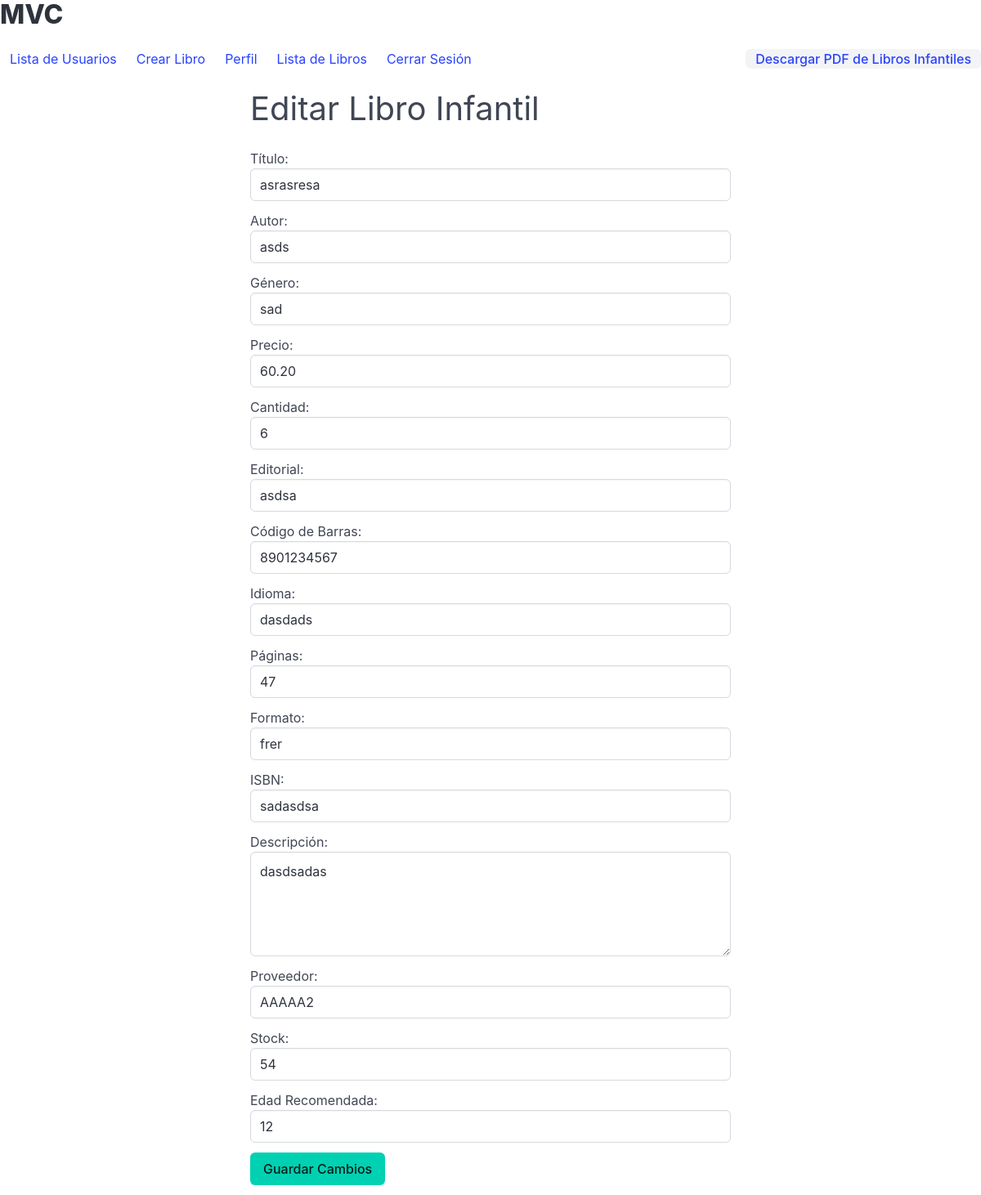
The app's page /children_books/1/update (signed in) with its own data.
### models/children_books_model.py (models this page shows, shortened)
class LibrosInfantiles(db.Model):
    __tablename__ = "libros_infantiles"
    id = db.Column(db.Integer, primary_key=True)
    lin_titulo = db.Column(db.String(50), nullable=False)
    lin_autor = db.Column(db.String(50), nullable=False)
    lin_genero = db.Column(db.String(50), nullable=False)
    lin_precio = db.Column(db.Numeric(10, 2), nullable=False)
    lin_cantidad = db.Column(db.Integer, nullable=False)
    lin_editorial = db.Column(db.String(50), nullable=False)
    lin_codigo_barra = db.Column(db.String(50), nullable=False)
    lin_idioma = db.Column(db.String(50), nullable=False)
    lin_paginas = db.Column(db.Integer, nullable=False)
    lin_formato = db.Column(db.String(50), nullable=False)
    lin_isbn = db.Column(db.String(50), nullable=False)
    lin_descripcion = db.Column(db.Text, nullable=False)
    lin_proveedor = db.Column(db.String(50), nullable=False)
    lin_stock = db.Column(db.Integer, nullable=False)
    lin_edad_recomendada = db.Column(db.String(50), nullable=False)
    @staticmethod
    def get_by_id(id):
        return LibrosInfantiles.query.get(id)

### controllers/children_books_controller.py (the view, shortened to what this page needs)
@children_books_bp.route("/children_books/<int:id>/update", methods=["GET", "POST"])
@login_required
@role_required("admin")
def update_book(id):
    book = LibrosInfantiles.get_by_id(id)
    if not book:
        return "Libro no encontrado", 404
    return children_books_view.update_book(book)

### models/session_login_model.py (called while the page is built)
    def has_role(self, role):
        return self.rol == role

    @staticmethod
    def get_session_by_correo(correo_principal):
        return SessionLogin.query.filter_by(correo_principal=correo_principal).first()

### run.py (called while the page is built)
@login_manager.user_loader
def load_user(correo):
    return SessionLogin.get_session_by_correo(correo)

### views/children_books_view.py (called while the page is built)
def update_book(book):
    return render_template(
        "update_book.html",
        title="Editar Libro",
        book=book,
        current_user=current_user,
    )

### templates/update_book.html
{% extends 'base.html' %}
{% block content %}
<h2 class="subtitle is-2">Editar Libro Infantil</h2>
<form method="post">
    <div class="field">
        <label for="titulo">Título:</label>
        <div class="control">
            <input type="text" id="titulo" name="titulo" required class="input" value="{{ book.lin_titulo }}">
        </div>
    </div>
    <div class="field">
        <label for="autor">Autor:</label>
        <div class="control">
            <input type="text" id="autor" name="autor" required class="input" value="{{ book.lin_autor }}">
        </div>
    </div>
    <div class="field">
        <label for="genero">Género:</label>
        <div class="control">
            <input type="text" id="genero" name="genero" required class="input" value="{{ book.lin_genero }}">
        </div>
    </div>
    <div class="field">
        <label for="precio">Precio:</label>
        <div class="control">
            <input type="number" id="precio" name="precio" step="0.01" required class="input" value="{{ book.lin_precio }}">
        </div>
    </div>
    <div class="field">
        <label for="cantidad">Cantidad:</label>
        <div class="control">
            <input type="number" id="cantidad" name="cantidad" required class="input" value="{{ book.lin_cantidad }}">
        </div>
    </div>
    <div class="field">
        <label for="editorial">Editorial:</label>
        <div class="control">
            <input type="text" id="editorial" name="editorial" required class="input" value="{{ book.lin_editorial }}">
        </div>
    </div>
    <div class="field">
        <label for="codigo_barra">Código de Barras:</label>
        <div class="control">
            <input type="text" id="codigo_barra" name="codigo_barra" required class="input" value="{{ book.lin_codigo_barra }}">
        </div>
    </div>
    <div class="field">
        <label for="idioma">Idioma:</label>
        <div class="control">
            <input type="text" id="idioma" name="idioma" required class="input" value="{{ book.lin_idioma }}">
        </div>
    </div>
    <div class="field">
        <label for="paginas">Páginas:</label>
        <div class="control">
            <input type="number" id="paginas" name="paginas" required class="input" value="{{ book.lin_paginas }}">
        </div>
    </div>
    <div class="field">
        <label for="formato">Formato:</label>
        <div class="control">
            <input type="text" id="formato" name="formato" required class="input" value="{{ book.lin_formato }}">
        </div>
    </div>
    <div class="field">
        <label for="isbn">ISBN:</label>
        <div class="control">
            <input type="text" id="isbn" name="isbn" required class="input" value="{{ book.lin_isbn }}">
        </div>
    </div>
    <div class="field">
        <label for="descripcion">Descripción:</label>
        <div class="control">
            <textarea id="descripcion" name="descripcion" required class="textarea">{{ book.lin_descripcion }}</textarea>
        </div>
    </div>
    <div class="field">
        <label for="proveedor">Proveedor:</label>
        <div class="control">
            <input type="text" id="proveedor" name="proveedor" required class="input" value="{{ book.lin_proveedor }}">
        </div>
    </div>
    <div class="field">
        <label for="stock">Stock:</label>
        <div class="control">
            <input type="number" id="stock" name="stock" required class="input" value="{{ book.lin_stock }}">
        </div>
    </div>
    <div class="field">
        <label for="edad_recomendada">Edad Recomendada:</label>
        <div class="control">
            <input type="text" id="edad_recomendada" name="edad_recomendada" required class="input" value="{{ book.lin_edad_recomendada }}">
        </div>
    </div>
    <input type="submit" value="Guardar Cambios" class="button is-primary">
</form>
{% endblock %}

### records on screen
LibrosInfantiles: titulo "asrasresa", autor "asds", genero "sad", precio "60.20", cantidad "6", editorial "asdsa", codigo_barra "8901234567", idioma "dasdads", paginas "47", formato "frer", isbn "sadasdsa", descripcion "dasdsadas", proveedor "AAAAA2", stock "54", edad_recomendada "12"
